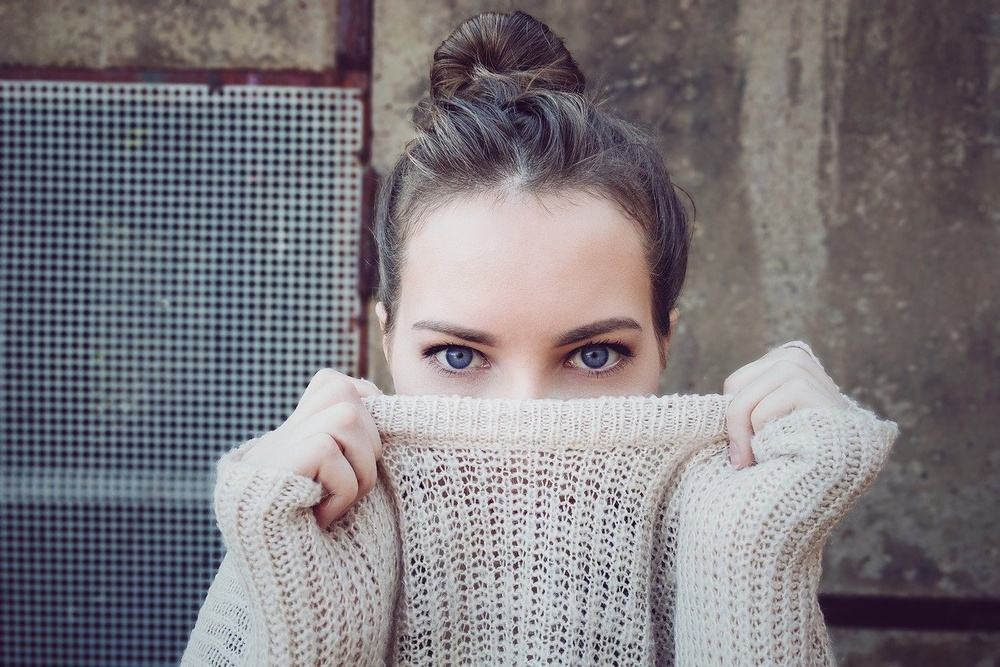
#> input picture img/People.jpg, 1000 x 667 px, shrunk from 1280 x 854 before the run
$ python RemapFlip.py
#> lines starting #> are read from the running program, lines starting #| are printed output that depends on the picture
import cv2
import numpy as np
import time

img = cv2.imread('../../../../img/People.jpg')
#> img is the input picture: shape (667, 1000, 3); mean B, G, R 125, 120.6, 124.6
rows, cols = img.shape[:2]
#> rows = 667; cols = 1000

st = time.time()
mFlip = np.float32([[-1, 0, cols - 1], [0, -1, rows - 1]])
#> mFlip = [[-1, 0, 999], [0, -1, 666]]
flipped1 = cv2.warpAffine(img, mFlip, (cols, rows))
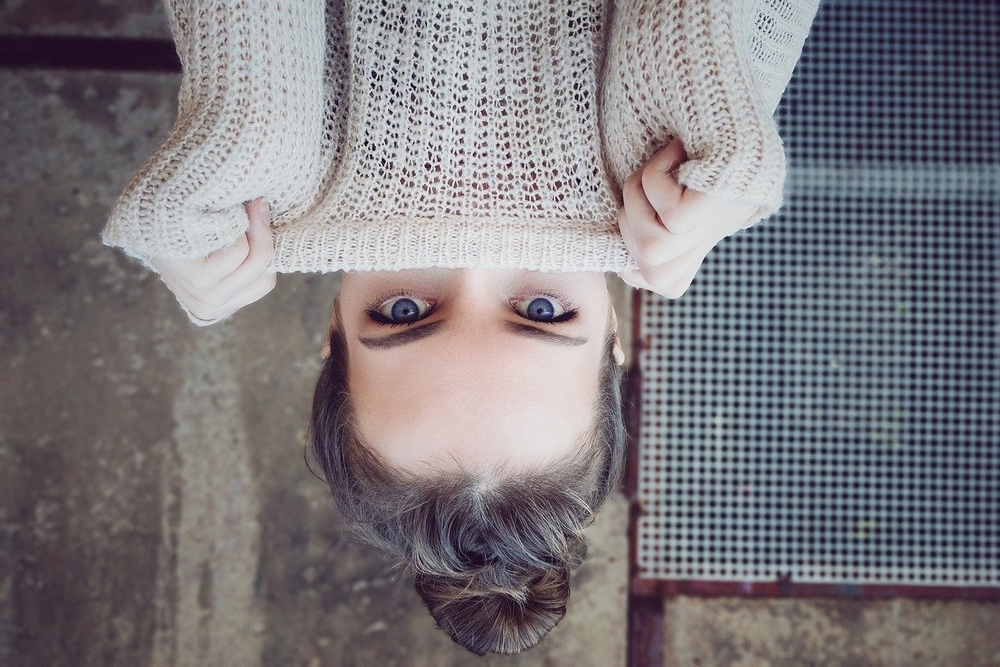
#> flipped1: shape (667, 1000, 3); mean B, G, R 125, 120.6, 124.6
print("Matrix: ", time.time() - st)

st2 = time.time()
mapY, mapX = np.indices((rows, cols), dtype=np.float32)
mapX = cols - mapX - 1
mapY = cols - mapY - 1
flipped2 = cv2.remap(img, mapX, mapY, cv2.INTER_LINEAR)
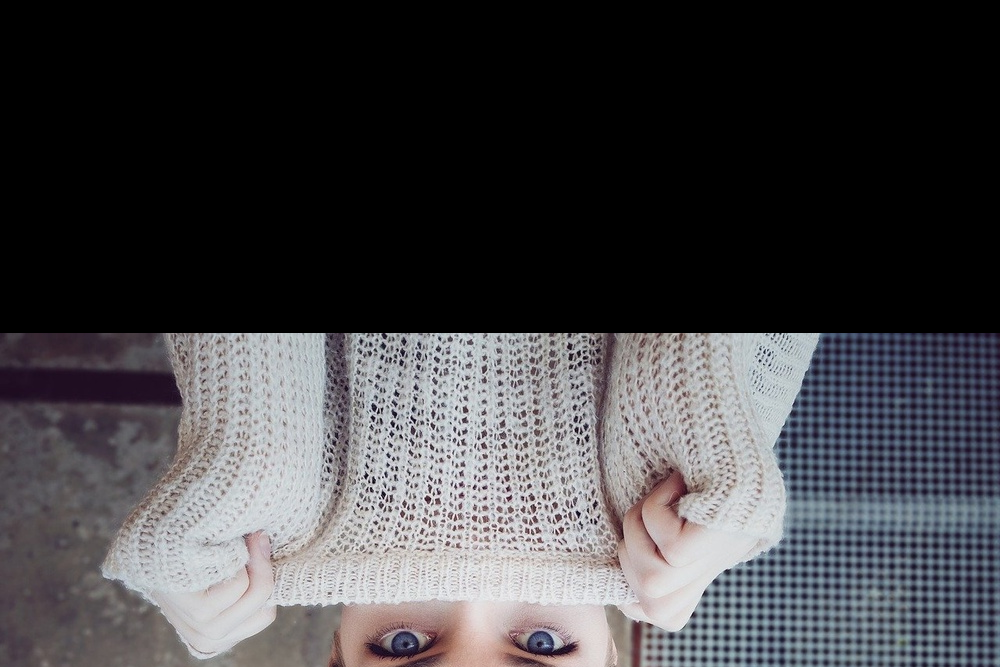
#> flipped2: shape (667, 1000, 3); mean B, G, R 70.4, 67.5, 68.4
print("Remap: ", time.time() - st2)

cv2.imshow("origin", img)
cv2.imshow("flipped1", flipped1)
cv2.imshow("flipped2", flipped2)
cv2.waitKey()
cv2.destroyAllWindows()

$ run again, with img/abnormal.jpg copied over img/People.jpg
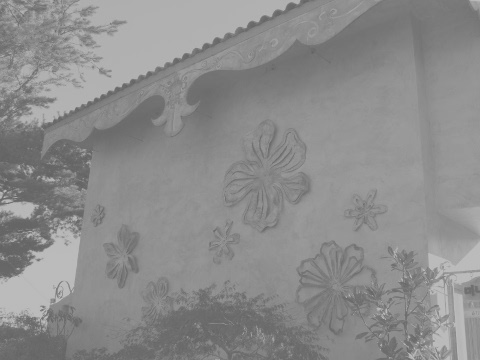
#> input picture img/abnormal.jpg, 480 x 360 px
#> img is the input picture: shape (360, 480, 3); min 96, max 194, mean 140.1
#> `flipped1 = cv2.warpAffine(img, mFlip, (cols, rows))`:
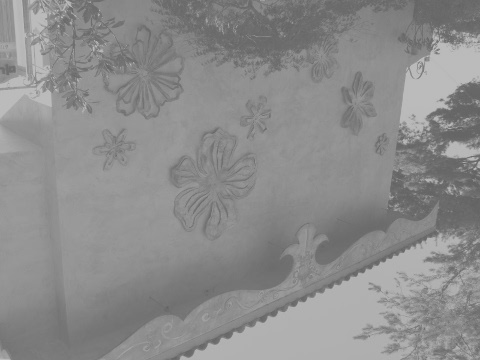
#> flipped1: shape (360, 480, 3); min 96, max 194, mean 140.1
#> `flipped2 = cv2.remap(img, mapX, mapY, cv2.INTER_LINEAR)`:
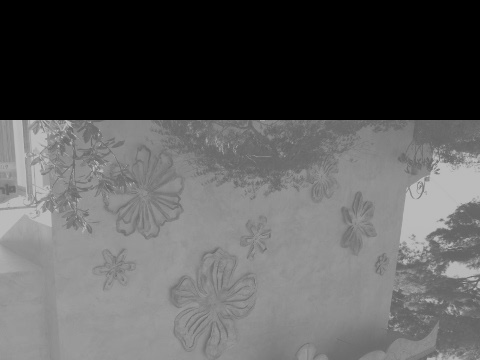
#> flipped2: shape (360, 480, 3); min 0, max 194, mean 92.4
